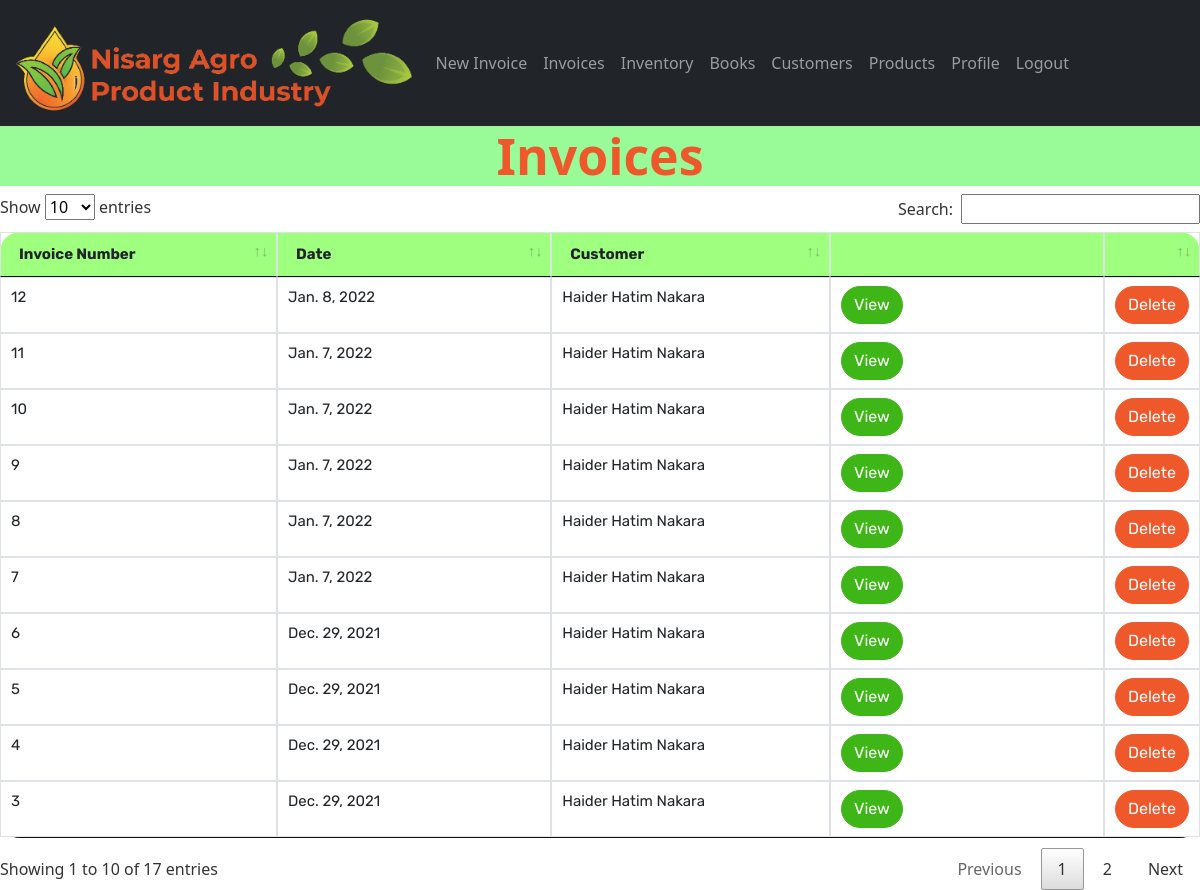
Page /invoices (signed in) on the committed database.
### gstbillingapp/models.py (models this page shows, shortened)
class Invoice(models.Model):
    user = models.ForeignKey(
        User, null=True, blank=True, on_delete=models.SET_NULL)
    invoice_number = models.IntegerField()
    invoice_date = models.DateField()
    invoice_customer = models.ForeignKey(
        'Customer',
        on_delete=models.SET_NULL,
        null=True
    )
    invoice_json = models.TextField()
    inventory_reflected = models.BooleanField(default=True)
    books_reflected = models.BooleanField(default=True)
    total_amt_paid = models.FloatField(default=0)
    balance = models.FloatField(default=0)

class Customer(models.Model):
    user = models.ForeignKey(
        User, null=True, blank=True, on_delete=models.SET_NULL)
    customer_name = models.CharField(max_length=200)
    customer_address = models.TextField(max_length=600, blank=True, null=True)
    customer_phone = models.CharField(max_length=14, blank=True, null=True)
    customer_gst = models.CharField(max_length=15, blank=True, null=True)
    def __str__(self):
        return self.customer_name

### gstbillingapp/views.py (the view)
# urls.py: path('invoices', views.invoices, name='invoices'),
@login_required
def invoices(request):
    context = {}
    context['invoices'] = Invoice.objects.filter(user=request.user).order_by('-id')
    return render(request, 'gstbillingapp/invoices.html', context)

### gstbillingapp/templates/gstbillingapp/invoices.html (shortened to what this page needs)
{% extends "gstbillingapp/base.html" %}
{% load static %}
{% block content %}
		<h2 style="text-align: center; color: #ef582a; background-color: palegreen; font-size: 50px;" ><strong>Invoices</strong></h2>
		<table class="table table-hover table-invoice " style="background: #9fff7f; font-family: Rubik, sans-serif; font-size: 15px; border-radius: 20px;" id="invoice-table">
		<thead>
			<tr>
				<th>Invoice Number</th>
				<th>Date</th>
				<th>Customer</th>
				<th></th>
				<th></th>
			</tr>
		</thead>
		<tbody class="two-col-form">
			{% for invoice in invoices %}
			<tr>
 				<td>{{invoice.invoice_number}}</td>
 				<td>{{invoice.invoice_date}}</td>
 				<td>{{invoice.invoice_customer}}</td>
				 <td><a href="{% url 'invoice_viewer' invoice.id %}"><button type="button" class="btn btn-primary" style="
					border-radius: 20px;
					background-color: var(--success);
					border-color: #3FB618;">View</button>
					</a>
				</td>
				<td><button type="button" class="btn btn-danger" data-toggle="modal" data-target="#invoiceDeleteModal" data-invoice-id="{{invoice.id}}" data-invoice-number="{{invoice.invoice_number}}, for {{invoice.invoice_customer}}" style="
					border-color: #ef582a;
					background-color: #ef582a;
					border-radius: 20px;" >Delete
					</button>
				</td>
			</tr>
			{% endfor %}
		</tbody>
		</table>
{% endblock %}

### gstbillingapp/templates/gstbillingapp/base.html (shortened to what this page needs)
{% load static %}
<!doctype html>
<html lang="en">
<head>
	<link rel="stylesheet" href="{% static "gstbillingapp/bootstrap-4.4.1-dist/css/bootstrap-cosmo.min.css" %}">
	<link rel="stylesheet" href="{% static "gstbillingapp/main.css" %}">
    <link href="https://cdn.jsdelivr.net/npm/bootstrap@5.1.3/dist/css/bootstrap.min.css" rel="stylesheet">
	<link rel="stylesheet" href="{% static "gstbillingapp/DataTables/jquery.dataTables.min.css" %}">
	<link rel="stylesheet" href="{% static "gstbillingapp/DataTables/dataTables.bootstrap4.min.css" %}">
</head>
<body>
	<div>
		{% include "gstbillingapp/navbar.html" %}
		{% block content %}{% endblock %}
	</div>
</body>
</html>

### gstbillingapp/templates/gstbillingapp/navbar.html (shortened to what this page needs)
<nav class="navbar navbar-expand-lg navbar-dark bg-dark">
  <a class="navbar-brand" href="{% url 'landing_page' %}">
    <div id="logo">
      {% load static %}
      <img
        src="{% static 'gstbillingapp/images/navbar1.png' %}"
        alt="logo image"
        style="float: left; height: 100px"
      />
    </div>
  </a>
  <div class="collapse navbar-collapse" id="navbarSupportedContent">
    <ul class="navbar-nav mr-auto">
      {% if user.is_authenticated %}
      <li class="nav-item">
        <a class="nav-link" href="{% url 'invoice_create' %}"
          >New Invoice <span class="sr-only">(current)</span></a
        >
      </li>
      <li class="nav-item">
        <a class="nav-link" href="{% url 'invoices' %}">Invoices</a>
      </li>
      <li class="nav-item">
        <a class="nav-link" href="{% url 'inventory' %}">Inventory</a>
      </li>
      <li class="nav-item">
        <a class="nav-link" href="{% url 'books' %}">Books</a>
      </li>
      <li class="nav-item">
        <a class="nav-link" href="{% url 'customers' %}">Customers</a>
      </li>
      <li class="nav-item">
        <a class="nav-link" href="{% url 'products' %}">Products</a>
      </li>
      <li class="nav-item">
        <a class="nav-link" href="{% url 'user_profile' %}">Profile</a>
      </li>
      <li class="nav-item">
        <a class="nav-link" href="{% url 'logout' %}?next=/">Logout</a>
      </li>
      {% endif %}
    </ul>
  </div>
</nav>

### static/gstbillingapp/main.css (style rules this page uses)
.two-col-form td, .two-col-form th { width: 25%; }
.table-invoice td, .table-invoice th { border: solid #dee2e6 1px; }
.table-invoice td, .table-invoice th { padding: .25rem; }

### rows in the picture
Invoice: invoice_number "12", invoice_date "Jan. 8, 2022", invoice_customer "Haider Hatim Nakara"
Invoice: invoice_number "11", invoice_date "Jan. 7, 2022", invoice_customer "Haider Hatim Nakara"
Invoice: invoice_number "10", invoice_date "Jan. 7, 2022", invoice_customer "Haider Hatim Nakara"
Invoice: invoice_number "9", invoice_date "Jan. 7, 2022", invoice_customer "Haider Hatim Nakara"
Invoice: invoice_number "8", invoice_date "Jan. 7, 2022", invoice_customer "Haider Hatim Nakara"
Invoice: invoice_number "7", invoice_date "Jan. 7, 2022", invoice_customer "Haider Hatim Nakara"
Invoice: invoice_number "6", invoice_date "Dec. 29, 2021", invoice_customer "Haider Hatim Nakara"
Invoice: invoice_number "5", invoice_date "Dec. 29, 2021", invoice_customer "Haider Hatim Nakara"
Invoice: invoice_number "4", invoice_date "Dec. 29, 2021", invoice_customer "Haider Hatim Nakara"
Invoice: invoice_number "3", invoice_date "Dec. 29, 2021", invoice_customer "Haider Hatim Nakara"
